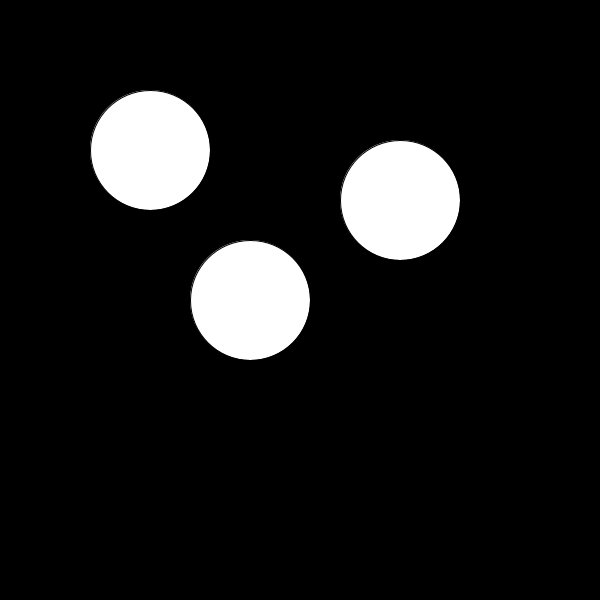
Frame 1 (no input)
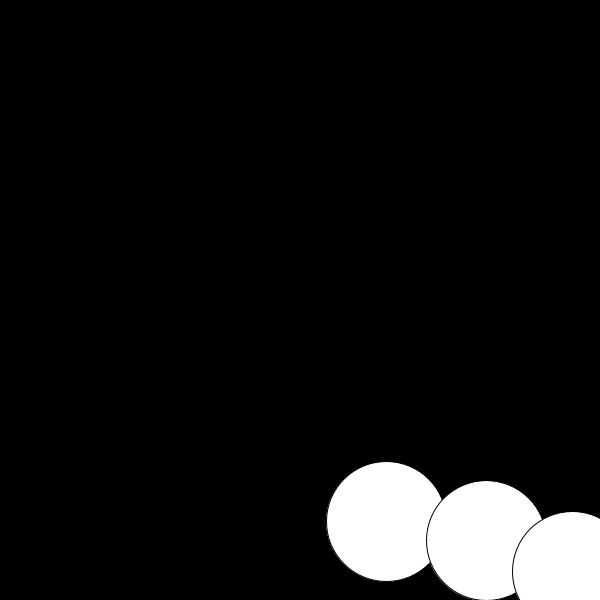
Frame 60 (the mouse pressed at the canvas centre just before this capture)
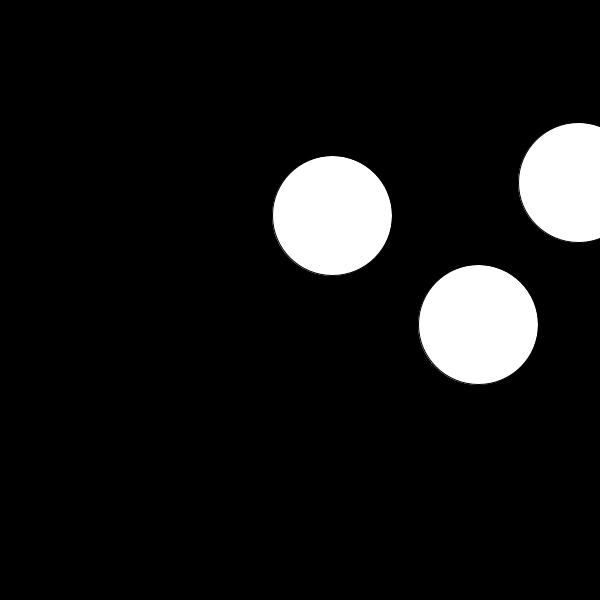
Frame 120 (the mouse held since frame 60 and released just before this capture)

The Processing sketch that drew these frames (run headless with seeded random() and noise(); from frame 60 on, the mouse is pressed at the canvas centre):

// Processing sketch: processing_135166
// ── processing_135166.pde


//DECLARE
Ball myBall;
Ball myBall2;
Ball myBall3;
 
void setup() {
  size(600,600);
  smooth();
   
//INITIALIZE
  myBall=new Ball(150,150);
  myBall2=new Ball(250,300);
  myBall3=new Ball(400,200);
}
 
void draw(){
  background(0);
   
//CALL FUCTIONALITY
  myBall.run();
  myBall2.run();
  myBall3.run();
 
}
 
class Ball{
  //GLOBAL VARIABLES
  float x = 0;
  float y = 0;
  float speedX = 4;
  float speedY = 0.5;
   
  //CONSTRUCTOR
  Ball(float _x, float _y){
     
    x = _x;
    y = _y;
     
  }   
   
  //FUCTIONS
  void run(){
   display();
   move();
   bounce();
   gravity();
  }
   
  void gravity(){
   speedY += 0.2;
  }
   
  void bounce(){
    if(x > width){
      speedX = speedX * -1;
    }
    if(x < 0){
      speedX = speedX * -1;
    }
    if(y > height){
      speedY = speedY * -1;
    }
      if(y < 0){
      speedY = speedY * -1;
    }
  }
   
  void move(){
   x += speedX;
   y += speedY;
  }
   
  void display(){
    ellipse(x,y,120,120);
  }
   
   
   
}

  
  
  
  
  
  
  
